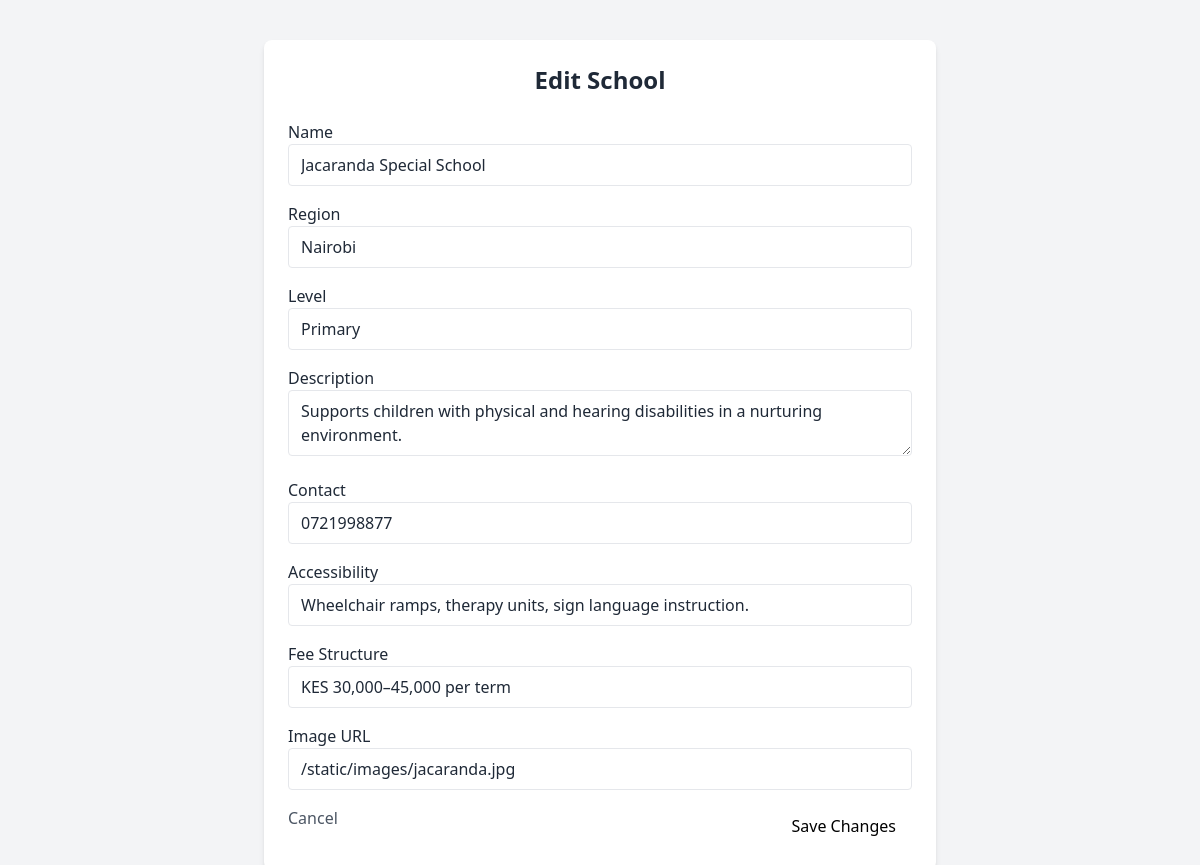
The page /admin/edit/2 on the database its author committed.
### models.py (models this page shows, shortened)
class School(db.Model):
    id = db.Column(db.Integer, primary_key=True)
    name = db.Column(db.String(200), nullable=False)
    region = db.Column(db.String(100), nullable=False)
    level = db.Column(db.String(80), nullable=True)
    contact = db.Column(db.String(200), nullable=True)
    description = db.Column(db.Text, nullable=True)
    accessibility = db.Column(db.Text, nullable=True)
    fee_structure = db.Column(db.String(200), nullable=True)
    image_url = db.Column(db.String(500), nullable=True)

### app.py (the view)
@app.route('/admin/edit/<int:id>')
def edit_school_page(id):
    school = School.query.get_or_404(id)
    return render_template('edit-school.html', school=school)

### templates/edit-school.html (shortened to what this page needs)
<!DOCTYPE html>
<html lang="en">
<head>
    <link href="https://cdn.jsdelivr.net/npm/tailwindcss@2.2.19/dist/tailwind.min.css" rel="stylesheet">
</head>
<body class="bg-gray-100 text-gray-800">
    <div class="max-w-2xl mx-auto p-6 bg-white rounded-lg shadow-md mt-10">
        <h1 class="text-2xl font-bold mb-6 text-center">Edit School</h1>
        <form action="/admin/edit/{{ school.id }}" method="POST" class="space-y-4">
            <div>
                <label class="block font-medium">Name</label>
                <input type="text" name="name" value="{{ school.name }}" class="w-full border rounded px-3 py-2">
            </div>
            <div>
                <label class="block font-medium">Region</label>
                <input type="text" name="region" value="{{ school.region }}" class="w-full border rounded px-3 py-2">
            </div>
            <div>
                <label class="block font-medium">Level</label>
                <input type="text" name="level" value="{{ school.level }}" class="w-full border rounded px-3 py-2">
            </div>
            <div>
                <label class="block font-medium">Description</label>
                <textarea name="description" class="w-full border rounded px-3 py-2">{{ school.description }}</textarea>
            </div>
            <div>
                <label class="block font-medium">Contact</label>
                <input type="text" name="contact" value="{{ school.contact }}" class="w-full border rounded px-3 py-2">
            </div>
            <div>
                <label class="block font-medium">Accessibility</label>
                <input type="text" name="accessibility" value="{{ school.accessibility }}" class="w-full border rounded px-3 py-2">
            </div>
            <div>
                <label class="block font-medium">Fee Structure</label>
                <input type="text" name="fee_structure" value="{{ school.fee_structure }}" class="w-full border rounded px-3 py-2">
            </div>
            <div>
                <label class="block font-medium">Image URL</label>
                <input type="text" name="image_url" value="{{ school.image_url }}" class="w-full border rounded px-3 py-2">
            </div>
            <div class="flex justify-between mt-6">
                <a href="/admin-dashboard" class="text-gray-600 hover:underline">Cancel</a>
                <button type="submit" class="bg-orange-600 text-black px-4 py-2 rounded hover:bg-orange-700">Save Changes</button>
            </div>
        </form>
    </div>
</body>
</html>

### rows shown on the page
School: name "Jacaranda Special School", region "Nairobi", level "Primary", description "Supports children with physical and hearing disabilities in a nurturing environment.", contact "0721998877", accessibility "Wheelchair ramps, therapy units, sign language instruction.", fee_structure "KES 30,000–45,000 per term", image_url "/static/images/jacaranda.jpg"
